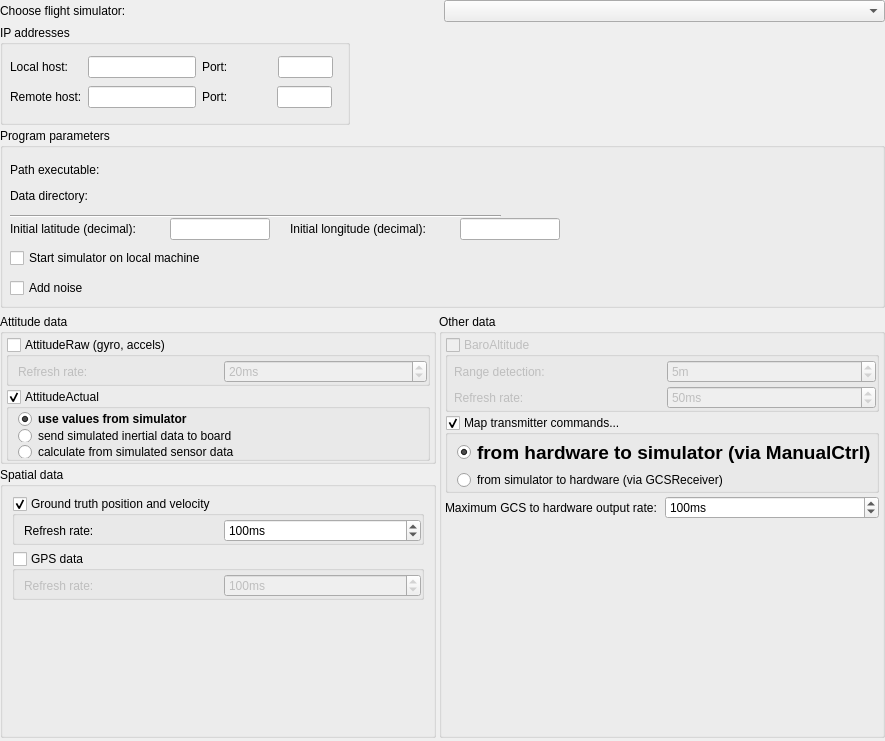
<?xml version="1.0" encoding="UTF-8"?>
<ui version="4.0">
 <class>HITLOptionsPage</class>
 <widget class="QWidget" name="HITLOptionsPage">
  <property name="geometry">
   <rect>
    <x>0</x>
    <y>0</y>
    <width>885</width>
    <height>741</height>
   </rect>
  </property>
  <property name="sizePolicy">
   <sizepolicy hsizetype="Preferred" vsizetype="Preferred">
    <horstretch>0</horstretch>
    <verstretch>0</verstretch>
   </sizepolicy>
  </property>
  <property name="minimumSize">
   <size>
    <width>0</width>
    <height>0</height>
   </size>
  </property>
  <property name="windowTitle">
   <string>Form</string>
  </property>
  <layout class="QVBoxLayout" name="verticalLayout">
   <property name="spacing">
    <number>3</number>
   </property>
   <property name="leftMargin">
    <number>0</number>
   </property>
   <property name="topMargin">
    <number>0</number>
   </property>
   <property name="rightMargin">
    <number>0</number>
   </property>
   <property name="bottomMargin">
    <number>3</number>
   </property>
   <item>
    <layout class="QHBoxLayout" name="horizontalLayout">
     <item>
      <widget class="QLabel" name="chooseFlightSimulatorLabel">
       <property name="text">
        <string>Choose flight simulator:</string>
       </property>
      </widget>
     </item>
     <item>
      <widget class="QComboBox" name="chooseFlightSimulator"/>
     </item>
    </layout>
   </item>
   <item>
    <widget class="QGroupBox" name="groupBox_3">
     <property name="sizePolicy">
      <sizepolicy hsizetype="Preferred" vsizetype="Preferred">
       <horstretch>0</horstretch>
       <verstretch>0</verstretch>
      </sizepolicy>
     </property>
     <property name="minimumSize">
      <size>
       <width>0</width>
       <height>100</height>
      </size>
     </property>
     <property name="maximumSize">
      <size>
       <width>350</width>
       <height>16777215</height>
      </size>
     </property>
     <property name="title">
      <string>IP addresses</string>
     </property>
     <widget class="QWidget" name="layoutWidget">
      <property name="geometry">
       <rect>
        <x>10</x>
        <y>30</y>
        <width>323</width>
        <height>24</height>
       </rect>
      </property>
      <layout class="QHBoxLayout" name="horizontalLayout_7">
       <item>
        <widget class="QLabel" name="label_6">
         <property name="text">
          <string>Local host:    </string>
         </property>
        </widget>
       </item>
       <item>
        <widget class="QLineEdit" name="hostAddress">
         <property name="sizePolicy">
          <sizepolicy hsizetype="Fixed" vsizetype="Fixed">
           <horstretch>0</horstretch>
           <verstretch>0</verstretch>
          </sizepolicy>
         </property>
         <property name="maximumSize">
          <size>
           <width>125</width>
           <height>16777215</height>
          </size>
         </property>
         <property name="toolTip">
          <string>For communication with sim computer via network. Should be the IP address of one of the interfaces of the GCS computer.</string>
         </property>
         <property name="text">
          <string/>
         </property>
         <property name="alignment">
          <set>Qt::AlignRight|Qt::AlignTrailing|Qt::AlignVCenter</set>
         </property>
        </widget>
       </item>
       <item>
        <widget class="QLabel" name="label_5">
         <property name="text">
          <string>Port:</string>
         </property>
        </widget>
       </item>
       <item>
        <widget class="QLineEdit" name="inputPort">
         <property name="sizePolicy">
          <sizepolicy hsizetype="Fixed" vsizetype="Fixed">
           <horstretch>0</horstretch>
           <verstretch>0</verstretch>
          </sizepolicy>
         </property>
         <property name="maximumSize">
          <size>
           <width>55</width>
           <height>16777215</height>
          </size>
         </property>
         <property name="toolTip">
          <string>IP port for receiving data from sim</string>
         </property>
         <property name="text">
          <string/>
         </property>
         <property name="alignment">
          <set>Qt::AlignRight|Qt::AlignTrailing|Qt::AlignVCenter</set>
         </property>
        </widget>
       </item>
      </layout>
     </widget>
     <widget class="QWidget" name="layoutWidget">
      <property name="geometry">
       <rect>
        <x>10</x>
        <y>60</y>
        <width>322</width>
        <height>24</height>
       </rect>
      </property>
      <layout class="QHBoxLayout" name="horizontalLayout_8">
       <item>
        <widget class="QLabel" name="label_9">
         <property name="text">
          <string>Remote host:</string>
         </property>
        </widget>
       </item>
       <item>
        <widget class="QLineEdit" name="remoteAddress">
         <property name="sizePolicy">
          <sizepolicy hsizetype="Fixed" vsizetype="Fixed">
           <horstretch>0</horstretch>
           <verstretch>0</verstretch>
          </sizepolicy>
         </property>
         <property name="maximumSize">
          <size>
           <width>125</width>
           <height>16777215</height>
          </size>
         </property>
         <property name="toolTip">
          <string>Only required if running simulator on remote machine. Should be the IP of the machine on which the simulator is running.</string>
         </property>
         <property name="alignment">
          <set>Qt::AlignRight|Qt::AlignTrailing|Qt::AlignVCenter</set>
         </property>
        </widget>
       </item>
       <item>
        <widget class="QLabel" name="label_4">
         <property name="text">
          <string>Port:</string>
         </property>
        </widget>
       </item>
       <item>
        <widget class="QLineEdit" name="outputPort">
         <property name="sizePolicy">
          <sizepolicy hsizetype="Fixed" vsizetype="Fixed">
           <horstretch>0</horstretch>
           <verstretch>0</verstretch>
          </sizepolicy>
         </property>
         <property name="maximumSize">
          <size>
           <width>55</width>
           <height>16777215</height>
          </size>
         </property>
         <property name="toolTip">
          <string>IP port for sending data to sim</string>
         </property>
         <property name="alignment">
          <set>Qt::AlignRight|Qt::AlignTrailing|Qt::AlignVCenter</set>
         </property>
        </widget>
       </item>
      </layout>
     </widget>
    </widget>
   </item>
   <item>
    <widget class="QGroupBox" name="groupBox_4">
     <property name="minimumSize">
      <size>
       <width>0</width>
       <height>180</height>
      </size>
     </property>
     <property name="title">
      <string>Program parameters</string>
     </property>
     <widget class="Utils::PathChooser" name="dataPath" native="true">
      <property name="geometry">
       <rect>
        <x>120</x>
        <y>60</y>
        <width>401</width>
        <height>16</height>
       </rect>
      </property>
      <property name="sizePolicy">
       <sizepolicy hsizetype="MinimumExpanding" vsizetype="Preferred">
        <horstretch>0</horstretch>
        <verstretch>0</verstretch>
       </sizepolicy>
      </property>
     </widget>
     <widget class="QLabel" name="label_2">
      <property name="geometry">
       <rect>
        <x>10</x>
        <y>60</y>
        <width>94</width>
        <height>16</height>
       </rect>
      </property>
      <property name="sizePolicy">
       <sizepolicy hsizetype="Fixed" vsizetype="Preferred">
        <horstretch>0</horstretch>
        <verstretch>0</verstretch>
       </sizepolicy>
      </property>
      <property name="maximumSize">
       <size>
        <width>110</width>
        <height>16777215</height>
       </size>
      </property>
      <property name="text">
       <string>Data directory:</string>
      </property>
     </widget>
     <widget class="Utils::PathChooser" name="executablePath" native="true">
      <property name="geometry">
       <rect>
        <x>120</x>
        <y>34</y>
        <width>401</width>
        <height>16</height>
       </rect>
      </property>
      <property name="sizePolicy">
       <sizepolicy hsizetype="MinimumExpanding" vsizetype="Preferred">
        <horstretch>0</horstretch>
        <verstretch>0</verstretch>
       </sizepolicy>
      </property>
     </widget>
     <widget class="QLabel" name="label">
      <property name="geometry">
       <rect>
        <x>10</x>
        <y>34</y>
        <width>104</width>
        <height>16</height>
       </rect>
      </property>
      <property name="sizePolicy">
       <sizepolicy hsizetype="Fixed" vsizetype="Preferred">
        <horstretch>0</horstretch>
        <verstretch>0</verstretch>
       </sizepolicy>
      </property>
      <property name="maximumSize">
       <size>
        <width>110</width>
        <height>16777215</height>
       </size>
      </property>
      <property name="text">
       <string>Path executable:</string>
      </property>
     </widget>
     <widget class="QCheckBox" name="startSim">
      <property name="geometry">
       <rect>
        <x>10</x>
        <y>120</y>
        <width>229</width>
        <height>20</height>
       </rect>
      </property>
      <property name="toolTip">
       <string>Check this box to start the simulator on the local computer</string>
      </property>
      <property name="text">
       <string>Start simulator on local machine</string>
      </property>
     </widget>
     <widget class="QCheckBox" name="noiseCheckBox">
      <property name="geometry">
       <rect>
        <x>10</x>
        <y>150</y>
        <width>89</width>
        <height>20</height>
       </rect>
      </property>
      <property name="toolTip">
       <string>Add noise to sensor simulation</string>
      </property>
      <property name="text">
       <string>Add noise</string>
      </property>
     </widget>
     <widget class="Line" name="line">
      <property name="geometry">
       <rect>
        <x>10</x>
        <y>80</y>
        <width>491</width>
        <height>16</height>
       </rect>
      </property>
      <property name="orientation">
       <enum>Qt::Horizontal</enum>
      </property>
     </widget>
     <widget class="QLabel" name="label_13">
      <property name="geometry">
       <rect>
        <x>10</x>
        <y>90</y>
        <width>161</width>
        <height>22</height>
       </rect>
      </property>
      <property name="text">
       <string>Initial latitude (decimal):</string>
      </property>
     </widget>
     <widget class="QLabel" name="label_14">
      <property name="geometry">
       <rect>
        <x>290</x>
        <y>90</y>
        <width>171</width>
        <height>22</height>
       </rect>
      </property>
      <property name="text">
       <string>Initial longitude (decimal):</string>
      </property>
     </widget>
     <widget class="QLineEdit" name="longitude">
      <property name="geometry">
       <rect>
        <x>460</x>
        <y>90</y>
        <width>100</width>
        <height>22</height>
       </rect>
      </property>
      <property name="sizePolicy">
       <sizepolicy hsizetype="MinimumExpanding" vsizetype="Fixed">
        <horstretch>0</horstretch>
        <verstretch>0</verstretch>
       </sizepolicy>
      </property>
      <property name="maximumSize">
       <size>
        <width>100</width>
        <height>16777215</height>
       </size>
      </property>
      <property name="text">
       <string/>
      </property>
      <property name="alignment">
       <set>Qt::AlignRight|Qt::AlignTrailing|Qt::AlignVCenter</set>
      </property>
     </widget>
     <widget class="QLineEdit" name="latitude">
      <property name="geometry">
       <rect>
        <x>170</x>
        <y>90</y>
        <width>100</width>
        <height>22</height>
       </rect>
      </property>
      <property name="sizePolicy">
       <sizepolicy hsizetype="MinimumExpanding" vsizetype="Fixed">
        <horstretch>0</horstretch>
        <verstretch>0</verstretch>
       </sizepolicy>
      </property>
      <property name="maximumSize">
       <size>
        <width>100</width>
        <height>16777215</height>
       </size>
      </property>
      <property name="text">
       <string/>
      </property>
      <property name="alignment">
       <set>Qt::AlignRight|Qt::AlignTrailing|Qt::AlignVCenter</set>
      </property>
     </widget>
    </widget>
   </item>
   <item>
    <layout class="QFormLayout" name="formLayout">
     <property name="fieldGrowthPolicy">
      <enum>QFormLayout::AllNonFixedFieldsGrow</enum>
     </property>
     <item row="0" column="0">
      <widget class="QFrame" name="frame">
       <property name="frameShape">
        <enum>QFrame::StyledPanel</enum>
       </property>
       <property name="frameShadow">
        <enum>QFrame::Raised</enum>
       </property>
      </widget>
     </item>
    </layout>
   </item>
   <item>
    <layout class="QHBoxLayout" name="horizontalLayout_3">
     <item>
      <layout class="QVBoxLayout" name="verticalLayout_7">
       <item>
        <widget class="QGroupBox" name="groupBox">
         <property name="maximumSize">
          <size>
           <width>16777215</width>
           <height>150</height>
          </size>
         </property>
         <property name="title">
          <string>Attitude data</string>
         </property>
         <layout class="QVBoxLayout" name="verticalLayout_2">
          <property name="spacing">
           <number>3</number>
          </property>
          <property name="leftMargin">
           <number>3</number>
          </property>
          <property name="topMargin">
           <number>3</number>
          </property>
          <property name="rightMargin">
           <number>3</number>
          </property>
          <property name="bottomMargin">
           <number>0</number>
          </property>
          <item>
           <widget class="QGroupBox" name="attRawCheckbox">
            <property name="enabled">
             <bool>true</bool>
            </property>
            <property name="title">
             <string>AttitudeRaw (gyro, accels)</string>
            </property>
            <property name="flat">
             <bool>true</bool>
            </property>
            <property name="checkable">
             <bool>true</bool>
            </property>
            <property name="checked">
             <bool>false</bool>
            </property>
            <layout class="QHBoxLayout" name="horizontalLayout_4">
             <property name="spacing">
              <number>3</number>
             </property>
             <property name="topMargin">
              <number>3</number>
             </property>
             <property name="rightMargin">
              <number>0</number>
             </property>
             <property name="bottomMargin">
              <number>0</number>
             </property>
             <item>
              <widget class="QLabel" name="label_8">
               <property name="text">
                <string>Refresh rate:</string>
               </property>
              </widget>
             </item>
             <item>
              <widget class="QSpinBox" name="attRawRateSpinbox">
               <property name="enabled">
                <bool>true</bool>
               </property>
               <property name="toolTip">
                <string>0 - update once, or every N seconds</string>
               </property>
               <property name="suffix">
                <string>ms</string>
               </property>
               <property name="minimum">
                <number>10</number>
               </property>
               <property name="maximum">
                <number>100</number>
               </property>
               <property name="value">
                <number>20</number>
               </property>
              </widget>
             </item>
            </layout>
           </widget>
          </item>
          <item>
           <widget class="QGroupBox" name="attActualCheckbox">
            <property name="enabled">
             <bool>true</bool>
            </property>
            <property name="title">
             <string>AttitudeActual</string>
            </property>
            <property name="flat">
             <bool>true</bool>
            </property>
            <property name="checkable">
             <bool>true</bool>
            </property>
            <property name="checked">
             <bool>true</bool>
            </property>
            <layout class="QVBoxLayout" name="verticalLayout_4">
             <property name="spacing">
              <number>3</number>
             </property>
             <property name="topMargin">
              <number>3</number>
             </property>
             <property name="rightMargin">
              <number>0</number>
             </property>
             <property name="bottomMargin">
              <number>0</number>
             </property>
             <item>
              <widget class="QRadioButton" name="attActSim">
               <property name="font">
                <font>
                 <weight>75</weight>
                 <bold>true</bold>
                </font>
               </property>
               <property name="toolTip">
                <string/>
               </property>
               <property name="text">
                <string>use values from simulator</string>
               </property>
               <property name="checked">
                <bool>true</bool>
               </property>
              </widget>
             </item>
             <item>
              <widget class="QRadioButton" name="attActHW">
               <property name="text">
                <string>send simulated inertial data to board</string>
               </property>
              </widget>
             </item>
             <item>
              <widget class="QRadioButton" name="attActCalc">
               <property name="toolTip">
                <string/>
               </property>
               <property name="text">
                <string>calculate from simulated sensor data</string>
               </property>
              </widget>
             </item>
             <item>
              <spacer name="verticalSpacer_2">
               <property name="orientation">
                <enum>Qt::Vertical</enum>
               </property>
               <property name="sizeHint" stdset="0">
                <size>
                 <width>20</width>
                 <height>40</height>
                </size>
               </property>
              </spacer>
             </item>
            </layout>
           </widget>
          </item>
         </layout>
        </widget>
       </item>
       <item>
        <widget class="QGroupBox" name="groupBox_6">
         <property name="minimumSize">
          <size>
           <width>0</width>
           <height>150</height>
          </size>
         </property>
         <property name="title">
          <string>Spatial data</string>
         </property>
         <layout class="QVBoxLayout" name="verticalLayout_9">
          <item>
           <widget class="QGroupBox" name="groundTruthCheckbox">
            <property name="title">
             <string>Ground truth position and velocity</string>
            </property>
            <property name="flat">
             <bool>true</bool>
            </property>
            <property name="checkable">
             <bool>true</bool>
            </property>
            <property name="checked">
             <bool>true</bool>
            </property>
            <layout class="QHBoxLayout" name="horizontalLayout_2">
             <property name="spacing">
              <number>3</number>
             </property>
             <property name="topMargin">
              <number>3</number>
             </property>
             <property name="rightMargin">
              <number>0</number>
             </property>
             <property name="bottomMargin">
              <number>0</number>
             </property>
             <item>
              <widget class="QLabel" name="label_7">
               <property name="text">
                <string>Refresh rate:</string>
               </property>
              </widget>
             </item>
             <item>
              <widget class="QSpinBox" name="groundTruthRateSpinbox">
               <property name="enabled">
                <bool>true</bool>
               </property>
               <property name="toolTip">
                <string>0 - update once, or every N seconds</string>
               </property>
               <property name="suffix">
                <string>ms</string>
               </property>
               <property name="minimum">
                <number>1</number>
               </property>
               <property name="maximum">
                <number>5000</number>
               </property>
               <property name="singleStep">
                <number>100</number>
               </property>
               <property name="value">
                <number>100</number>
               </property>
              </widget>
             </item>
            </layout>
           </widget>
          </item>
          <item>
           <widget class="QGroupBox" name="gpsPositionCheckbox">
            <property name="title">
             <string>GPS data</string>
            </property>
            <property name="flat">
             <bool>true</bool>
            </property>
            <property name="checkable">
             <bool>true</bool>
            </property>
            <property name="checked">
             <bool>false</bool>
            </property>
            <layout class="QHBoxLayout" name="horizontalLayout_5">
             <property name="spacing">
              <number>3</number>
             </property>
             <property name="topMargin">
              <number>3</number>
             </property>
             <property name="rightMargin">
              <number>0</number>
             </property>
             <property name="bottomMargin">
              <number>0</number>
             </property>
             <item>
              <widget class="QLabel" name="label_10">
               <property name="enabled">
                <bool>true</bool>
               </property>
               <property name="text">
                <string>Refresh rate:</string>
               </property>
              </widget>
             </item>
             <item>
              <widget class="QSpinBox" name="gpsPosRateSpinbox">
               <property name="enabled">
                <bool>true</bool>
               </property>
               <property name="toolTip">
                <string>0 - update once, or every N seconds</string>
               </property>
               <property name="suffix">
                <string>ms</string>
               </property>
               <property name="minimum">
                <number>1</number>
               </property>
               <property name="maximum">
                <number>5000</number>
               </property>
               <property name="singleStep">
                <number>100</number>
               </property>
               <property name="value">
                <number>100</number>
               </property>
              </widget>
             </item>
            </layout>
           </widget>
          </item>
          <item>
           <spacer name="verticalSpacer_3">
            <property name="orientation">
             <enum>Qt::Vertical</enum>
            </property>
            <property name="sizeHint" stdset="0">
             <size>
              <width>20</width>
              <height>40</height>
             </size>
            </property>
           </spacer>
          </item>
         </layout>
        </widget>
       </item>
      </layout>
     </item>
     <item>
      <layout class="QVBoxLayout" name="verticalLayout_8">
       <item>
        <widget class="QGroupBox" name="groupBox_2">
         <property name="minimumSize">
          <size>
           <width>0</width>
           <height>275</height>
          </size>
         </property>
         <property name="title">
          <string>Other data</string>
         </property>
         <layout class="QVBoxLayout" name="verticalLayout_3">
          <property name="spacing">
           <number>3</number>
          </property>
          <property name="leftMargin">
           <number>3</number>
          </property>
          <property name="topMargin">
           <number>3</number>
          </property>
          <property name="rightMargin">
           <number>3</number>
          </property>
          <property name="bottomMargin">
           <number>0</number>
          </property>
          <item>
           <widget class="QGroupBox" name="baroAltitudeCheckbox">
            <property name="enabled">
             <bool>false</bool>
            </property>
            <property name="title">
             <string>BaroAltitude</string>
            </property>
            <property name="flat">
             <bool>true</bool>
            </property>
            <property name="checkable">
             <bool>true</bool>
            </property>
            <property name="checked">
             <bool>false</bool>
            </property>
            <layout class="QVBoxLayout" name="verticalLayout_6">
             <property name="spacing">
              <number>3</number>
             </property>
             <property name="leftMargin">
              <number>6</number>
             </property>
             <property name="topMargin">
              <number>3</number>
             </property>
             <property name="rightMargin">
              <number>0</number>
             </property>
             <property name="bottomMargin">
              <number>0</number>
             </property>
             <item>
              <layout class="QGridLayout" name="gridLayout_2">
               <item row="0" column="0">
                <widget class="QLabel" name="label_11">
                 <property name="text">
                  <string>Range detection:</string>
                 </property>
                </widget>
               </item>
               <item row="0" column="1">
                <widget class="QSpinBox" name="sonarMaxAlt">
                 <property name="suffix">
                  <string>m</string>
                 </property>
                 <property name="minimum">
                  <number>1</number>
                 </property>
                 <property name="maximum">
                  <number>10</number>
                 </property>
                 <property name="value">
                  <number>5</number>
                 </property>
                </widget>
               </item>
               <item row="1" column="0">
                <widget class="QLabel" name="label_12">
                 <property name="text">
                  <string>Refresh rate:</string>
                 </property>
                </widget>
               </item>
               <item row="1" column="1">
                <widget class="QSpinBox" name="baroAltRateSpinbox">
                 <property name="toolTip">
                  <string>0 - update once, or every N seconds</string>
                 </property>
                 <property name="suffix">
                  <string>ms</string>
                 </property>
                 <property name="minimum">
                  <number>20</number>
                 </property>
                 <property name="maximum">
                  <number>2000</number>
                 </property>
                 <property name="singleStep">
                  <number>10</number>
                 </property>
                 <property name="value">
                  <number>50</number>
                 </property>
                </widget>
               </item>
              </layout>
             </item>
            </layout>
           </widget>
          </item>
          <item>
           <widget class="QGroupBox" name="inputCommandCheckbox">
            <property name="enabled">
             <bool>true</bool>
            </property>
            <property name="title">
             <string>Map transmitter commands...</string>
            </property>
            <property name="flat">
             <bool>true</bool>
            </property>
            <property name="checkable">
             <bool>true</bool>
            </property>
            <property name="checked">
             <bool>true</bool>
            </property>
            <layout class="QVBoxLayout" name="verticalLayout_5">
             <property name="spacing">
              <number>3</number>
             </property>
             <property name="topMargin">
              <number>3</number>
             </property>
             <property name="rightMargin">
              <number>0</number>
             </property>
             <property name="bottomMargin">
              <number>0</number>
             </property>
             <item>
              <widget class="QRadioButton" name="manualControlRadioButton">
               <property name="enabled">
                <bool>true</bool>
               </property>
               <property name="font">
                <font>
                 <pointsize>14</pointsize>
                 <weight>75</weight>
                 <bold>true</bold>
                </font>
               </property>
               <property name="text">
                <string>from hardware to simulator (via ManualCtrl)</string>
               </property>
               <property name="checked">
                <bool>true</bool>
               </property>
              </widget>
             </item>
             <item>
              <widget class="QRadioButton" name="gcsReceiverRadioButton">
               <property name="text">
                <string>from simulator to hardware (via GCSReceiver)</string>
               </property>
               <property name="checked">
                <bool>false</bool>
               </property>
              </widget>
             </item>
            </layout>
           </widget>
          </item>
          <item>
           <layout class="QHBoxLayout" name="horizontalLayout_6">
            <property name="spacing">
             <number>6</number>
            </property>
            <item>
             <widget class="QLabel" name="label_3">
              <property name="text">
               <string>Maximum GCS to hardware output rate:</string>
              </property>
             </widget>
            </item>
            <item>
             <widget class="QSpinBox" name="minOutputPeriodSpinbox">
              <property name="enabled">
               <bool>true</bool>
              </property>
              <property name="toolTip">
               <string>Set the maximum rate at which GCS sends simulator data to the hardware</string>
              </property>
              <property name="suffix">
               <string>ms</string>
              </property>
              <property name="minimum">
               <number>10</number>
              </property>
              <property name="maximum">
               <number>500</number>
              </property>
              <property name="singleStep">
               <number>5</number>
              </property>
              <property name="value">
               <number>100</number>
              </property>
             </widget>
            </item>
           </layout>
          </item>
          <item>
           <spacer name="verticalSpacer">
            <property name="orientation">
             <enum>Qt::Vertical</enum>
            </property>
            <property name="sizeHint" stdset="0">
             <size>
              <width>20</width>
              <height>40</height>
             </size>
            </property>
           </spacer>
          </item>
         </layout>
        </widget>
       </item>
      </layout>
     </item>
    </layout>
   </item>
  </layout>
 </widget>
 <customwidgets>
  <customwidget>
   <class>Utils::PathChooser</class>
   <extends>QWidget</extends>
   <header>utils/pathchooser.h</header>
   <container>1</container>
  </customwidget>
 </customwidgets>
 <tabstops>
  <tabstop>chooseFlightSimulator</tabstop>
  <tabstop>hostAddress</tabstop>
  <tabstop>inputPort</tabstop>
  <tabstop>remoteAddress</tabstop>
  <tabstop>outputPort</tabstop>
 </tabstops>
 <resources/>
 <connections/>
</ui>
